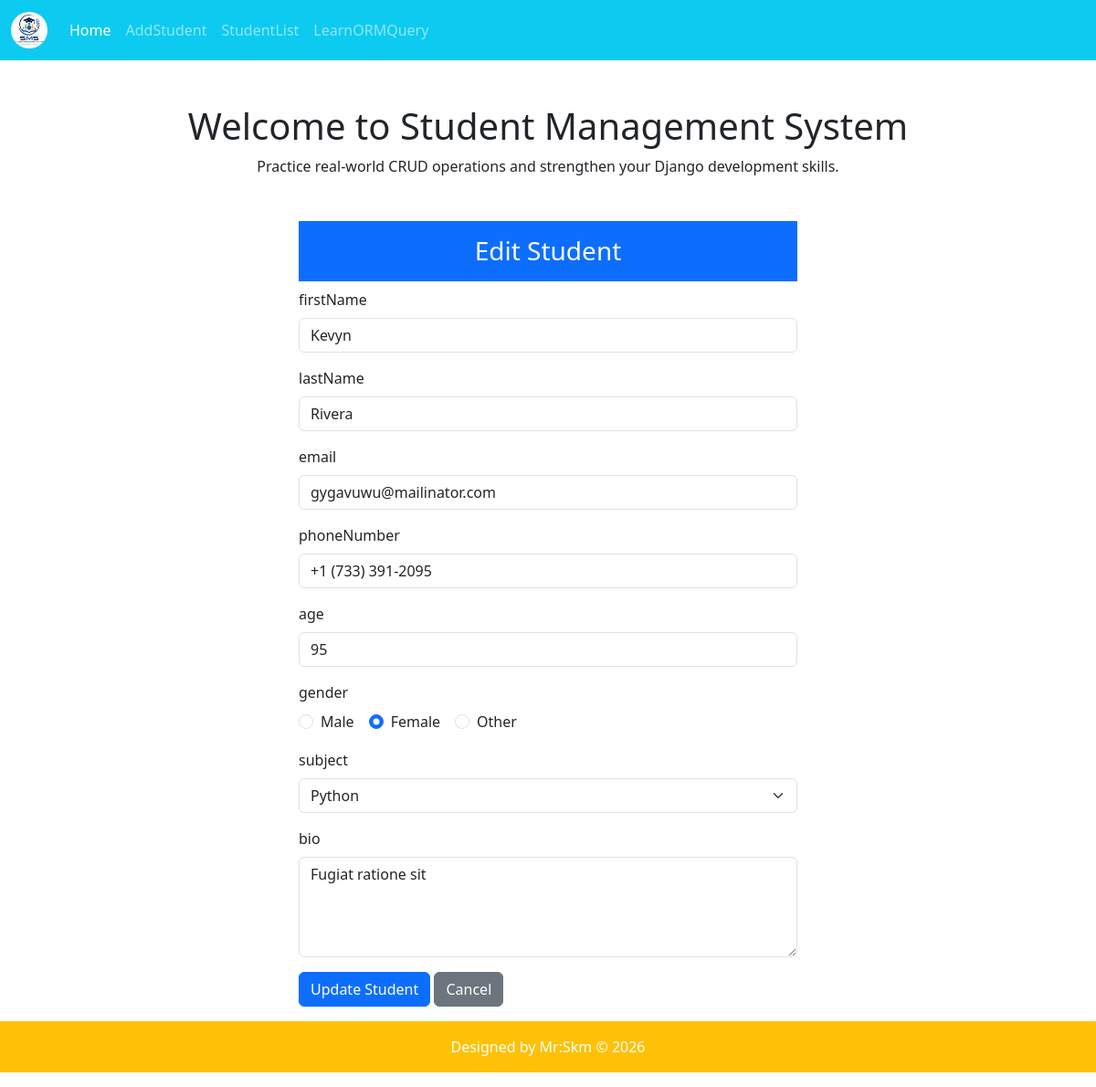
Page /editStudent/5/ on the committed database.
### crud_app/models.py (models this page shows)
class Student(models.Model):
    first_name = models.CharField(max_length=100)
    last_name = models.CharField(max_length=100)
    email = models.EmailField(unique=True)
    phone_number = models.CharField(max_length=15)
    age = models.PositiveIntegerField()
    GENDER_CHOICES = [
    ("male", "Male"),
    ("female", "Female"),
    ("other", "Others")
    ]
    SUBJECT_CHOICES = [
        ("java", "Java"),
        ("python", "Python"),
        ("mern", "Mern"),
        ("react", "React"),
    ]
    gender = models.CharField(max_length=6, choices=GENDER_CHOICES, default="male")
    subjects = models.CharField(max_length=20, choices=SUBJECT_CHOICES)
    bio = models.TextField()
    class Meta:
        db_table = 'student'

### crud_app/views.py (the view, shortened to what this page needs)
# urls.py: path('editStudent/<int:sid>/',editStudent, name="edit_student")
def editStudent(request,sid):
    student = Student.objects.get(id=sid) #get student by id
    return render(request,"pages/editStudent.html", {"stud":student}) #context dictionay

### crud_app/templates/pages/editStudent.html (shortened to what this page needs)
{% extends "base.html" %}
{% block content %}
<div class="container my-3">
    <div class="row justify-content-center">
        <div class="col-md-6">
            <h3 class="bg-primary text-white text-center py-3">
                Edit Student
            </h3>
            <form method="POST">
                <div class="mb-3">
                    <label class="form-label">
                        firstName
                    </label>
                    <input
                        type="text"
                        class="form-control"
                        name="firstName"
                        value="{{ stud.first_name }}"
                        required>
                </div>
                <div class="mb-3">
                    <label class="form-label">
                        lastName
                    </label>
                    <input
                        type="text"
                        class="form-control"
                        name="lastName"
                        value="{{ stud.last_name }}"
                        required>
                </div>
                <div class="mb-3">
                    <label class="form-label">
                        email
                    </label>
                    <input
                        type="email"
                        class="form-control"
                        name="email"
                        value="{{ stud.email }}"
                        required>
                </div>
                <div class="mb-3">
                    <label class="form-label">
                        phoneNumber
                    </label>
                    <input
                        type="tel"
                        class="form-control"
                        name="phoneNumber"
                        value="{{ stud.phone_number }}"
                        required>
                </div>
                <div class="mb-3">
                    <label class="form-label">
                        age
                    </label>
                    <input
                        type="number"
                        class="form-control"
                        name="age"
                        min="1"
                        max="100"
                        value="{{ stud.age }}"
                        required>
                </div>
                <div class="mb-3">
                    <label class="form-label">
                        gender
                    </label>
                    <div class="d-flex gap-3">
                        <div class="form-check">
                            <input
                                class="form-check-input"
                                type="radio"
                                name="gender"
                                value="Male"
                                >
                            <label class="form-check-label">
                                Male
                            </label>
                        </div>
                        <div class="form-check">
                            <input
                                class="form-check-input"
                                type="radio"
                                name="gender"
                                value="Female"
                                {% if stud.gender == "female" %}
                                checked
                                {% endif %}>
                            <label class="form-check-label">
                                Female
                            </label>
                        </div>
                        <div class="form-check">
                            <input
                                class="form-check-input"
                                type="radio"
                                name="gender"
                                value="Other"
                                >
                            <label class="form-check-label">
                                Other
                            </label>
                        </div>
                    </div>
                </div>
                <div class="mb-3">
                    <label class="form-label">
                        subject
                    </label>
                    <select
                        class="form-select"
                        name="subject"
                        required>
                        <option value="Python"
                            {% if stud.subjects == "python" %}
                            selected
                            {% endif %}>
                            Python
                        </option>
                    </select>
                </div>
                <div class="mb-3">
                    <label class="form-label">
                        bio
                    </label>
                    <textarea
                        class="form-control"
                        rows="4"
                        name="bio"
                        required>{{ stud.bio }}</textarea>
                </div>
                <button
                    type="submit"
                    class="btn btn-primary">
                    Update Student
                </button>
                <a
                    href="{% url 'student_list' %}"
                    class="btn btn-secondary">
                    Cancel
                </a>
            </form>
        </div>
    </div>
</div>
{% endblock content %}

### rows in the picture
Student: firstName "Kevyn", lastName "Rivera", email "gygavuwu@mailinator.com", phoneNumber "+1 (733) 391-2095", age "95", gender "☑", subject "Python", bio "Fugiat ratione sit"
